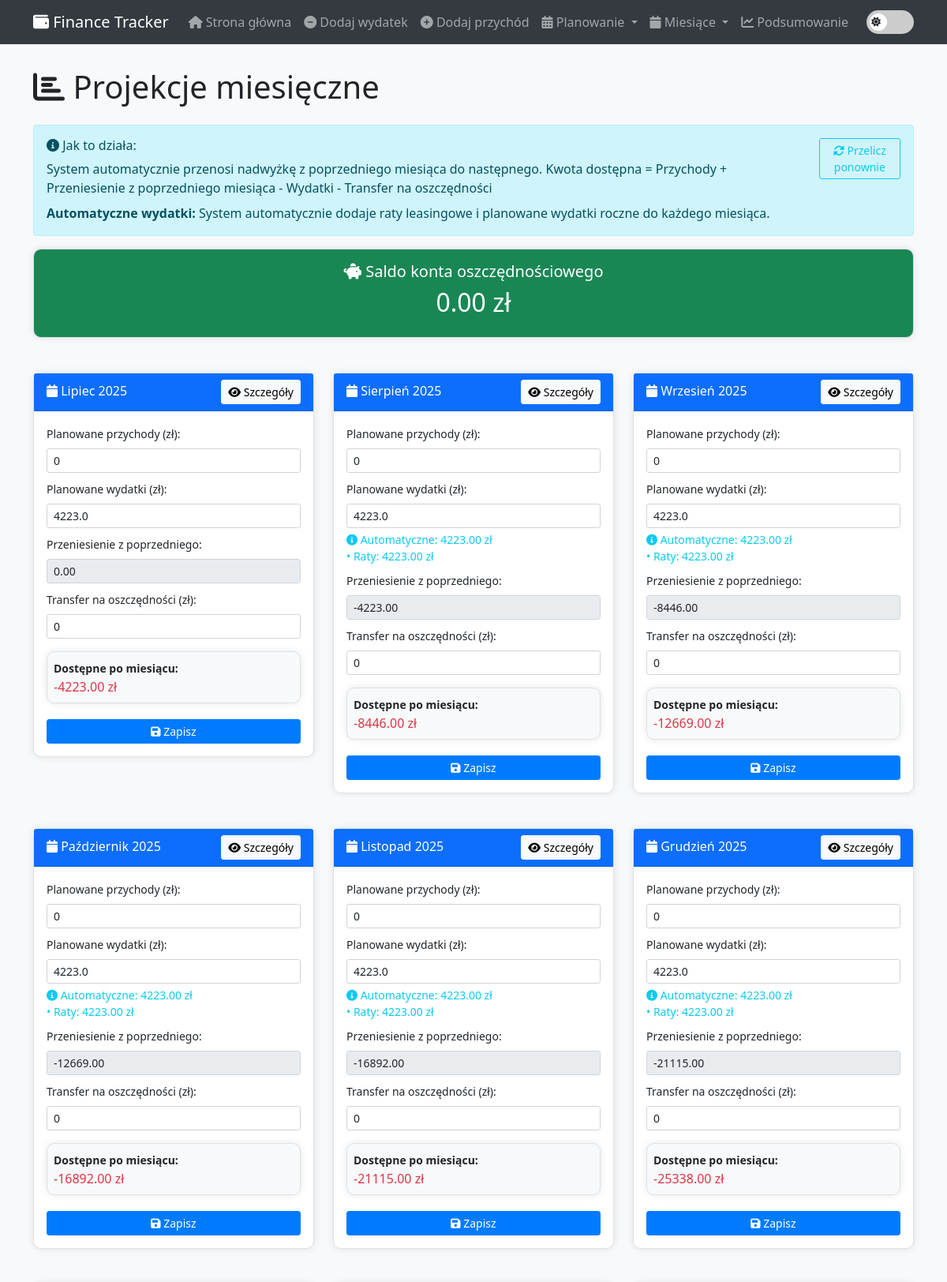
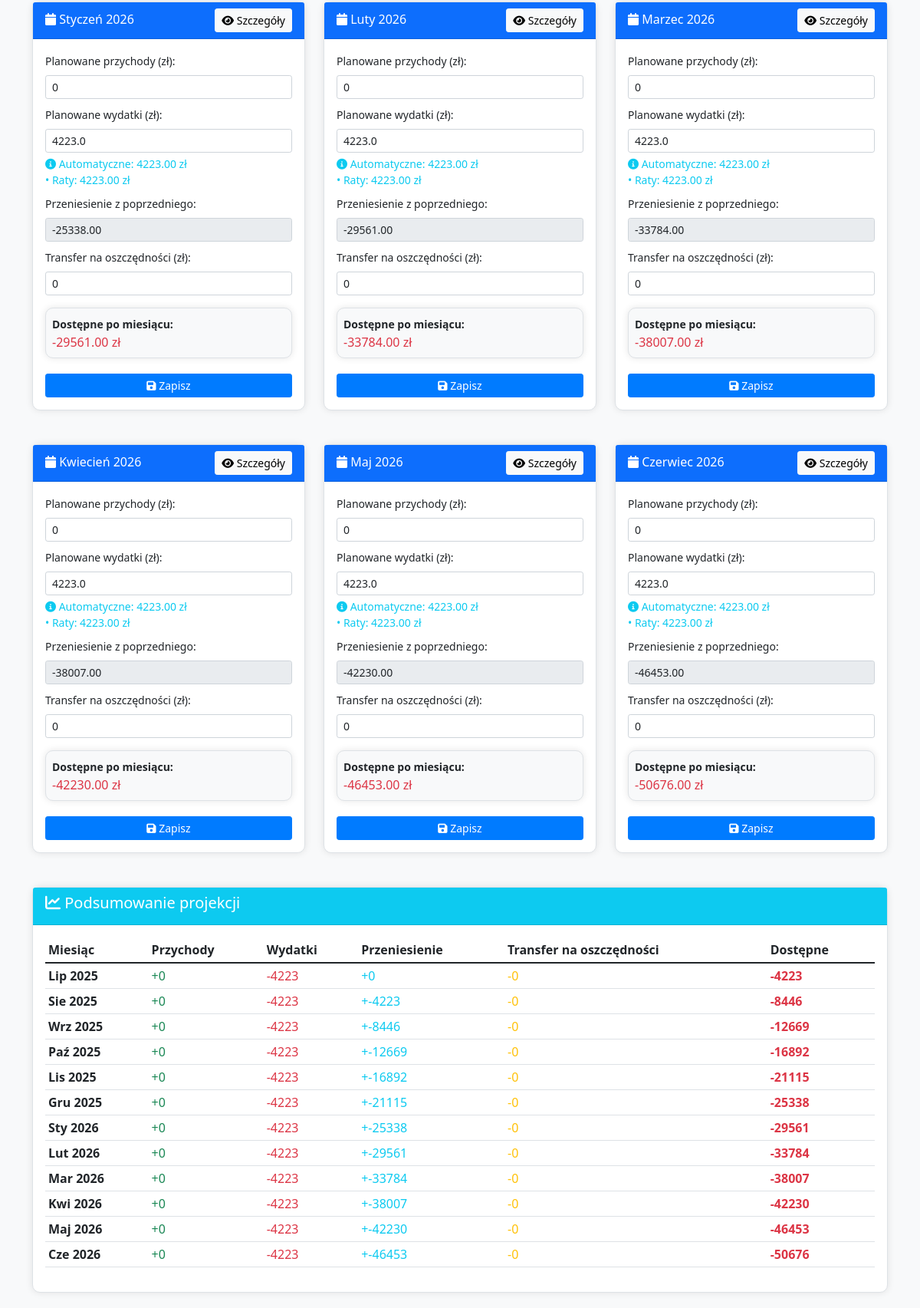
The page /projections on the database its author committed (2 pictures, top to bottom).
### tables this page shows
CREATE TABLE monthly_projections (
            id INTEGER PRIMARY KEY AUTOINCREMENT,
            year INTEGER NOT NULL,
            month INTEGER NOT NULL,
            planned_income REAL DEFAULT 0,
            planned_expenses REAL DEFAULT 0,
            actual_income REAL DEFAULT 0,
            actual_expenses REAL DEFAULT 0,
            carryover_from_previous REAL DEFAULT 0,
            savings_transfer REAL DEFAULT 0,
            created_at TEXT DEFAULT CURRENT_TIMESTAMP,
            UNIQUE(year, month)
        );

### app.py (the view)
@app.route('/projections')
def projections():
    conn = get_db_connection()
    current_date = datetime.now()
    projections = []
    for i in range(12):
        month_date = current_date.replace(day=1) + timedelta(days=32*i)
        month_date = month_date.replace(day=1)
        year = month_date.year
        month = month_date.month
        projection = conn.execute('''
            SELECT * FROM monthly_projections WHERE year = ? AND month = ?
        ''', (year, month)).fetchone()
        month_start = f"{year}-{month:02d}-01"
        if month == 12:
            next_month_start = f"{year+1}-01-01"
        else:
            next_month_start = f"{year}-{month+1:02d}-01"
        lease_expenses = 0
        leases = conn.execute('''
            SELECT * FROM leases
            WHERE installments_paid < total_installments
        ''').fetchall()
        for lease in leases:
            start_date = datetime.strptime(lease['start_date'], '%Y-%m-%d')
            projection_date = datetime(year, month, 1)
            months_diff = (projection_date.year - start_date.year) * 12 + (projection_date.month - start_date.month)
            if months_diff >= lease['installments_paid'] and months_diff < lease['total_installments']:
                lease_expenses += lease['installment_amount']
        yearly_expenses = conn.execute('''
            SELECT SUM(amount) as total
            FROM yearly_planned
            WHERE is_paid = 0
            AND planned_date >= ? AND planned_date < ?
        ''', (month_start, next_month_start)).fetchone()['total'] or 0
        automatic_expenses = lease_expenses + yearly_expenses
        if not projection:
            conn.execute('''
                INSERT INTO monthly_projections (year, month, planned_income, planned_expenses)
                VALUES (?, ?, ?, ?)
            ''', (year, month, 0, automatic_expenses))
            conn.commit()
            projection = conn.execute('''
                SELECT * FROM monthly_projections WHERE year = ? AND month = ?
            ''', (year, month)).fetchone()
        else:
            if projection['planned_expenses'] == 0:
                conn.execute('''
                    UPDATE monthly_projections
                    SET planned_expenses = ?
                    WHERE year = ? AND month = ?
                ''', (automatic_expenses, year, month))
                conn.commit()
                projection = conn.execute('''
                    SELECT * FROM monthly_projections WHERE year = ? AND month = ?
                ''', (year, month)).fetchone()
        if i == 0:
            carryover = 0
        else:
            prev_projection = projections[-1] if projections else None
            if prev_projection:
                carryover = (prev_projection['planned_income'] + prev_projection['carryover_from_previous'] -
                           prev_projection['planned_expenses'] - prev_projection['savings_transfer'])
            else:
                carryover = 0
        projection_dict = dict(projection)
        projection_dict['carryover_from_previous'] = carryover
        projection_dict['lease_expenses'] = lease_expenses
        projection_dict['yearly_expenses'] = yearly_expenses
        projection_dict['automatic_expenses'] = automatic_expenses
        month_names = ['', 'Styczeń', 'Luty', 'Marzec', 'Kwiecień', 'Maj', 'Czerwiec',
                       'Lipiec', 'Sierpień', 'Wrzesień', 'Październik', 'Listopad', 'Grudzień']
        projection_dict['month_name'] = month_names[month]
        projection_dict['available_balance'] = (projection['planned_income'] + carryover -
                                              projection['planned_expenses'] - (projection['savings_transfer'] or 0))
        projections.append(projection_dict)
    savings_balance = conn.execute('''
        SELECT COALESCE(SUM(CASE WHEN transaction_type = 'deposit' THEN amount ELSE -amount END), 0) as balance
        FROM savings_account
    ''').fetchone()['balance']
    conn.close()
    return render_template('projections.html', projections=projections, savings_balance=savings_balance)

### app.py (called while the page is built)
@app.context_processor
def inject_current_date():
    now = datetime.now()
    return dict(current_year=now.year, current_month=now.month)

def get_db_connection():
    conn = sqlite3.connect(DATABASE)
    conn.row_factory = sqlite3.Row
    return conn

### templates/projections.html (shortened to what this page needs)
{% extends "base.html" %}
{% block content %}
<div class="row">
    <div class="col-md-12">
        <h1 class="mb-4">
            <i class="fas fa-chart-bar"></i> Projekcje miesięczne
        </h1>
        <div class="alert alert-info d-flex justify-content-between align-items-start">
            <div>
                <h6><i class="fas fa-info-circle"></i> Jak to działa:</h6>
                <p class="mb-2">System automatycznie przenosi nadwyżkę z poprzedniego miesiąca do następnego.
                Kwota dostępna = Przychody + Przeniesienie z poprzedniego miesiąca - Wydatki - Transfer na oszczędności</p>
                <p class="mb-0"><strong>Automatyczne wydatki:</strong> System automatycznie dodaje raty leasingowe i planowane wydatki roczne do każdego miesiąca.</p>
            </div>
            <form method="POST" action="{{ url_for('refresh_automatic_expenses') }}" class="ms-3">
                <button type="submit" class="btn btn-outline-info btn-sm"
                        onclick="return confirm('Czy na pewno chcesz przeliczyć wszystkie automatyczne wydatki? To zresetuje wszystkie projekcje.')">
                    <i class="fas fa-sync-alt"></i> Przelicz ponownie
                </button>
            </form>
        </div>
    </div>
</div>
<div class="row mb-4">
    <div class="col-md-12">
        <div class="card bg-success text-white">
            <div class="card-body text-center">
                <h5><i class="fas fa-piggy-bank"></i> Saldo konta oszczędnościowego</h5>
                <h2>{{ "%.2f"|format(savings_balance) }} zł</h2>
            </div>
        </div>
    </div>
</div>
<div class="row">
    {% for projection in projections %}
    <div class="col-md-6 col-lg-4 mb-4">
        <div class="card">
            <div class="card-header bg-primary text-white d-flex justify-content-between align-items-center">
                <h6 class="mb-0">
                    <i class="fas fa-calendar"></i> {{ projection.month_name }} {{ projection.year }}
                </h6>
                <a href="{{ url_for('month_detail', year=projection.year, month=projection.month) }}"
                   class="btn btn-light btn-sm">
                    <i class="fas fa-eye"></i> Szczegóły
                </a>
            </div>
            <div class="card-body">
                <form method="POST" action="{{ url_for('update_projection', year=projection.year, month=projection.month) }}">
                    <div class="mb-2">
                        <label class="form-label small">Planowane przychody (zł):</label>
                        <input type="number" step="0.01" class="form-control form-control-sm"
                               name="planned_income" value="{{ projection.planned_income or 0 }}">
                    </div>
                    <div class="mb-2">
                        <label class="form-label small">Planowane wydatki (zł):</label>
                        <input type="number" step="0.01" class="form-control form-control-sm"
                               name="planned_expenses" value="{{ projection.planned_expenses or 0 }}">
                        {% if projection.automatic_expenses > 0 %}
                        <div class="small text-info mt-1">
                            <i class="fas fa-info-circle"></i> Automatyczne: {{ "%.2f"|format(projection.automatic_expenses) }} zł
                            {% if projection.lease_expenses > 0 %}
                                <br>• Raty: {{ "%.2f"|format(projection.lease_expenses) }} zł
                            {% endif %}
                        </div>
                        {% endif %}
                    </div>
                    <div class="mb-2">
                        <label class="form-label small">Przeniesienie z poprzedniego:</label>
                        <input type="number" step="0.01" class="form-control form-control-sm"
                               value="{{ "%.2f"|format(projection.carryover_from_previous) }}" readonly>
                    </div>
                    <div class="mb-3">
                        <label class="form-label small">Transfer na oszczędności (zł):</label>
                        <input type="number" step="0.01" class="form-control form-control-sm"
                               name="savings_transfer" value="{{ projection.savings_transfer or 0 }}">
                    </div>
                    <div class="mb-3">
                        <div class="card bg-light">
                            <div class="card-body p-2">
                                <small><strong>Dostępne po miesiącu:</strong></small><br>
                                <span class="h6 {% if projection.available_balance >= 0 %}text-success{% else %}text-danger{% endif %}">
                                    {{ "%.2f"|format(projection.available_balance) }} zł
                                </span>
                            </div>
                        </div>
                    </div>
                    <button type="submit" class="btn btn-primary btn-sm w-100">
                        <i class="fas fa-save"></i> Zapisz
                    </button>
                </form>
            </div>
        </div>
    </div>
    {% endfor %}
</div>
<div class="row">
    <div class="col-md-12">
        <div class="card">
            <div class="card-header bg-info text-white">
                <h5><i class="fas fa-chart-line"></i> Podsumowanie projekcji</h5>
            </div>
            <div class="card-body">
                <div class="table-responsive">
                    <table class="table table-sm">
                        <thead>
                            <tr>
                                <th>Miesiąc</th>
                                <th>Przychody</th>
                                <th>Wydatki</th>
                                <th>Przeniesienie</th>
                                <th>Transfer na oszczędności</th>
                                <th>Dostępne</th>
                            </tr>
                        </thead>
                        <tbody>
                            {% for projection in projections %}
                            <tr>
                                <td><strong>{{ projection.month_name[:3] }} {{ projection.year }}</strong></td>
                                <td class="text-success">+{{ "%.0f"|format(projection.planned_income) }}</td>
                                <td class="text-danger">-{{ "%.0f"|format(projection.planned_expenses) }}</td>
                                <td class="text-info">+{{ "%.0f"|format(projection.carryover_from_previous) }}</td>
                                <td class="text-warning">-{{ "%.0f"|format(projection.savings_transfer or 0) }}</td>
                                <td class="{% if projection.available_balance >= 0 %}text-success{% else %}text-danger{% endif %}">
                                    <strong>{{ "%.0f"|format(projection.available_balance) }}</strong>
                                </td>
                            </tr>
                            {% endfor %}
                        </tbody>
                    </table>
                </div>
            </div>
        </div>
    </div>
</div>
{% endblock %}

### templates/base.html (style rules this page uses)
:root { --bg-primary: #f8f9fa; --bg-secondary: white; --text-primary: #212529; --text-secondary: #6c757d; --border-color: #dee2e6; --card-shadow: 0 0 10px rgba(0,0,0,0.1); --navbar-bg: #343a40; }
body { background-color: var(--bg-primary); color: var(--text-primary); transition: background-color 0.3s ease, color 0.3s ease; }
.card { margin-bottom: 20px; border: 1px solid var(--border-color); border-radius: 10px; box-shadow: var(--card-shadow); background-color: var(--bg-secondary); color: var(--text-primary); transition: all 0.3s ease; }
.table { background-color: var(--bg-secondary); color: var(--text-primary); }
.table th, .table td { border-color: var(--border-color); }
.btn-primary { background-color: #007bff; border-color: #007bff; }

### rows shown on the page
monthly_projections: month_name "Lipiec", year "2025", planned_income "0", planned_expenses "4223.0", carryover_from_previous "0.00", savings_transfer "0", available_balance "-4223.00", month_name "Lip", planned_expenses "4223", carryover_from_previous "0", available_balance "-4223"
monthly_projections: month_name "Sierpień", year "2025", planned_income "0", planned_expenses "4223.0", automatic_expenses "4223.00", lease_expenses "4223.00", carryover_from_previous "-4223.00", savings_transfer "0", available_balance "-8446.00", month_name "Sie", planned_expenses "4223", carryover_from_previous "-4223", available_balance "-8446"
monthly_projections: month_name "Wrzesień", year "2025", planned_income "0", planned_expenses "4223.0", automatic_expenses "4223.00", lease_expenses "4223.00", carryover_from_previous "-8446.00", savings_transfer "0", available_balance "-12669.00", month_name "Wrz", planned_expenses "4223", carryover_from_previous "-8446", available_balance "-12669"
monthly_projections: month_name "Październik", year "2025", planned_income "0", planned_expenses "4223.0", automatic_expenses "4223.00", lease_expenses "4223.00", carryover_from_previous "-12669.00", savings_transfer "0", available_balance "-16892.00", month_name "Paź", planned_expenses "4223", carryover_from_previous "-12669", available_balance "-16892"
monthly_projections: month_name "Listopad", year "2025", planned_income "0", planned_expenses "4223.0", automatic_expenses "4223.00", lease_expenses "4223.00", carryover_from_previous "-16892.00", savings_transfer "0", available_balance "-21115.00", month_name "Lis", planned_expenses "4223", carryover_from_previous "-16892", available_balance "-21115"
monthly_projections: month_name "Grudzień", year "2025", planned_income "0", planned_expenses "4223.0", automatic_expenses "4223.00", lease_expenses "4223.00", carryover_from_previous "-21115.00", savings_transfer "0", available_balance "-25338.00", month_name "Gru", planned_expenses "4223", carryover_from_previous "-21115", available_balance "-25338"
monthly_projections: month_name "Styczeń", year "2026", planned_income "0", planned_expenses "4223.0", automatic_expenses "4223.00", lease_expenses "4223.00", carryover_from_previous "-25338.00", savings_transfer "0", available_balance "-29561.00", month_name "Sty", planned_expenses "4223", carryover_from_previous "-25338", available_balance "-29561"
monthly_projections: month_name "Luty", year "2026", planned_income "0", planned_expenses "4223.0", automatic_expenses "4223.00", lease_expenses "4223.00", carryover_from_previous "-29561.00", savings_transfer "0", available_balance "-33784.00", month_name "Lut", planned_expenses "4223", carryover_from_previous "-29561", available_balance "-33784"
monthly_projections: month_name "Marzec", year "2026", planned_income "0", planned_expenses "4223.0", automatic_expenses "4223.00", lease_expenses "4223.00", carryover_from_previous "-33784.00", savings_transfer "0", available_balance "-38007.00", month_name "Mar", planned_expenses "4223", carryover_from_previous "-33784", available_balance "-38007"
monthly_projections: month_name "Kwiecień", year "2026", planned_income "0", planned_expenses "4223.0", automatic_expenses "4223.00", lease_expenses "4223.00", carryover_from_previous "-38007.00", savings_transfer "0", available_balance "-42230.00", month_name "Kwi", planned_expenses "4223", carryover_from_previous "-38007", available_balance "-42230"
monthly_projections: month_name "Maj", year "2026", planned_income "0", planned_expenses "4223.0", automatic_expenses "4223.00", lease_expenses "4223.00", carryover_from_previous "-42230.00", savings_transfer "0", available_balance "-46453.00", planned_expenses "4223", carryover_from_previous "-42230", available_balance "-46453"
monthly_projections: month_name "Czerwiec", year "2026", planned_income "0", planned_expenses "4223.0", automatic_expenses "4223.00", lease_expenses "4223.00", carryover_from_previous "-46453.00", savings_transfer "0", available_balance "-50676.00", month_name "Cze", planned_expenses "4223", carryover_from_previous "-46453", available_balance "-50676"

### other values the page prints
{{ "%.2f"|format(savings_balance) }} "0.00"
